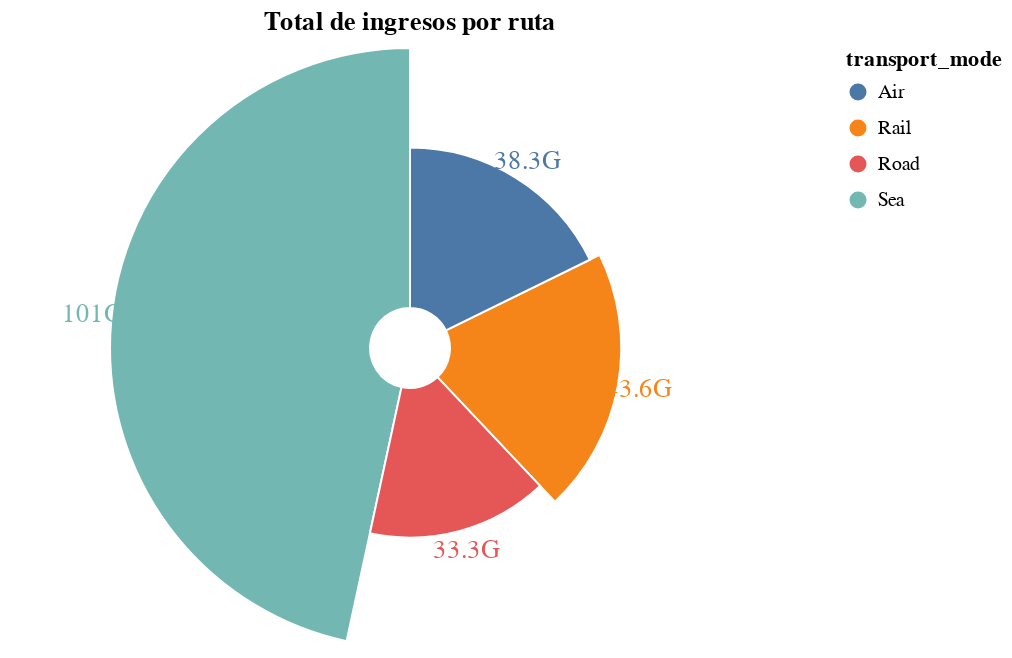

The cell this chart's notebook holds for it:
### Code cell
grafic_sales = alt.Chart(medios_transporte_sta_sales).encode(
    theta=alt.Theta("total_value:Q", stack=True),
    radius=alt.Radius("total_value", scale=alt.Scale(type="sqrt", zero=True, rangeMin=20)),
    color="transport_mode:N",
)

c3 = grafic_sales.mark_arc(innerRadius=20, stroke="#fff")

c4 = grafic_sales.mark_text(radiusOffset=10,size=13).encode(text=alt.Text('total_value:Q', format = ".3s"))

(c3 + c4).properties(title="Total de ingresos por ruta")

### Figure 1 — Vega-Lite specification as saved in the notebook (floating-point values rounded to 4 significant figures)
{"config": {"view": {"continuousWidth": 400, "continuousHeight": 300}}, "layer": [{"mark": {"type": "arc", "innerRadius": 20, "stroke": "#fff"}, "encoding": {"color": {"field": "transport_mode", "type": "nominal"}, "radius": {"field": "total_value", "scale": {"rangeMin": 20, "type": "sqrt", "zero": true}, "type": "quantitative"}, "theta": {"field": "total_value", "stack": true, "type": "quantitative"}}}, {"mark": {"type": "text", "radiusOffset": 10, "size": 13}, "encoding": {"color": {"field": "transport_mode", "type": "nominal"}, "radius": {"field": "total_value", "scale": {"rangeMin": 20, "type": "sqrt", "zero": true}, "type": "quantitative"}, "text": {"field": "total_value", "format": ".3s", "type": "quantitative"}, "theta": {"field": "total_value", "stack": true, "type": "quantitative"}}}], "data": {"name": "data-4a2f2a49acf4107ad6378f91cac985d9"}, "title": "Total de ingresos por ruta", "$schema": "https://vega.github.io/schema/vega-lite/v4.17.0.json", "datasets": {"data-4a2f2a49acf4107ad6378f91cac985d9": [{"transport_mode": "Sea", "total_value": 100530622000}, {"transport_mode": "Rail", "total_value": 43628043000}, {"transport_mode": "Air", "total_value": 38262147000}, {"transport_mode": "Road", "total_value": 33270486000}]}}
